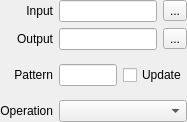
<?xml version="1.0" encoding="UTF-8"?>
<ui version="4.0">
 <author>Patrick Ziegler</author>
 <class>MediaCopierParamWidget</class>
 <widget class="QWidget" name="MediaCopierParamWidget">
  <property name="geometry">
   <rect>
    <x>0</x>
    <y>0</y>
    <width>187</width>
    <height>122</height>
   </rect>
  </property>
  <layout class="QGridLayout" name="gridLayout">
   <property name="leftMargin">
    <number>0</number>
   </property>
   <property name="topMargin">
    <number>0</number>
   </property>
   <property name="rightMargin">
    <number>0</number>
   </property>
   <property name="bottomMargin">
    <number>0</number>
   </property>
   <item row="0" column="0">
    <widget class="QLabel" name="dirsInputDirLabel">
     <property name="text">
      <string>Input</string>
     </property>
     <property name="alignment">
      <set>Qt::AlignRight|Qt::AlignTrailing|Qt::AlignVCenter</set>
     </property>
    </widget>
   </item>
   <item row="5" column="2" colspan="2">
    <widget class="QComboBox" name="paramCommand"/>
   </item>
   <item row="0" column="2">
    <widget class="QLineEdit" name="dirsInputDirText"/>
   </item>
   <item row="2" column="3">
    <widget class="QToolButton" name="dirsOutputDirButton">
     <property name="text">
      <string>...</string>
     </property>
    </widget>
   </item>
   <item row="0" column="3">
    <widget class="QToolButton" name="dirsInputDirButton">
     <property name="text">
      <string>...</string>
     </property>
     <property name="popupMode">
      <enum>QToolButton::DelayedPopup</enum>
     </property>
     <property name="arrowType">
      <enum>Qt::NoArrow</enum>
     </property>
    </widget>
   </item>
   <item row="2" column="0">
    <widget class="QLabel" name="dirsOutputDirLabel">
     <property name="text">
      <string>Output</string>
     </property>
     <property name="alignment">
      <set>Qt::AlignRight|Qt::AlignTrailing|Qt::AlignVCenter</set>
     </property>
    </widget>
   </item>
   <item row="3" column="0">
    <widget class="QLabel" name="paramPatternLabel">
     <property name="text">
      <string>Pattern</string>
     </property>
     <property name="alignment">
      <set>Qt::AlignRight|Qt::AlignTrailing|Qt::AlignVCenter</set>
     </property>
    </widget>
   </item>
   <item row="2" column="2">
    <widget class="QLineEdit" name="dirsOutputDirText"/>
   </item>
   <item row="5" column="0">
    <widget class="QLabel" name="paramCommandLabel">
     <property name="text">
      <string>Operation</string>
     </property>
     <property name="alignment">
      <set>Qt::AlignRight|Qt::AlignTrailing|Qt::AlignVCenter</set>
     </property>
    </widget>
   </item>
   <item row="3" column="2" colspan="2">
    <widget class="QFrame" name="paramPatternFrame">
     <property name="frameShape">
      <enum>QFrame::NoFrame</enum>
     </property>
     <property name="frameShadow">
      <enum>QFrame::Plain</enum>
     </property>
     <property name="lineWidth">
      <number>0</number>
     </property>
     <layout class="QHBoxLayout" name="horizontalLayout">
      <property name="spacing">
       <number>6</number>
      </property>
      <property name="leftMargin">
       <number>0</number>
      </property>
      <property name="topMargin">
       <number>0</number>
      </property>
      <property name="rightMargin">
       <number>0</number>
      </property>
      <property name="bottomMargin">
       <number>0</number>
      </property>
      <item>
       <widget class="QLineEdit" name="paramPattern">
        <property name="text">
         <string/>
        </property>
       </widget>
      </item>
      <item>
       <widget class="QCheckBox" name="paramPatternUpdate">
        <property name="text">
         <string>Update</string>
        </property>
       </widget>
      </item>
     </layout>
    </widget>
   </item>
  </layout>
 </widget>
 <resources/>
 <connections/>
</ui>
